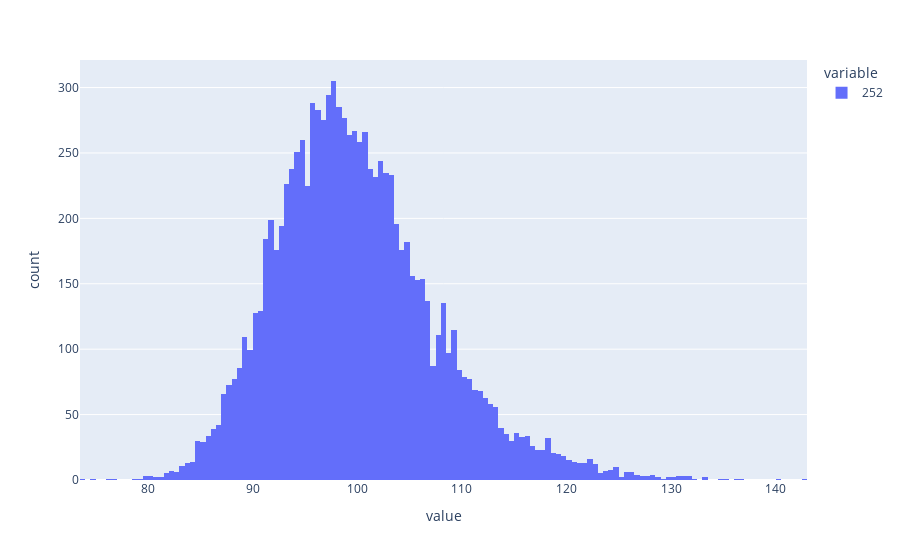

Source (notebook cell):
### Code cell
px.histogram(ST)

### Figure 1 — Plotly figure (JSON) as saved in the notebook; plotly's stock layout.template omitted (floating-point values rounded to 4 significant figures; data arrays with more than 128 entries replaced by an {"elided": "..."} marker saying what was removed)
{"data": [{"alignmentgroup": "True", "bingroup": "x", "hovertemplate": "variable=252<br>value=%{x}<br>count=%{y}<extra></extra>", "legendgroup": "252", "marker": {"color": "#636efa", "pattern": {"shape": ""}}, "name": "252", "offsetgroup": "252", "orientation": "v", "showlegend": true, "type": "histogram", "x": {"elided": "10000 float values"}, "xaxis": "x", "yaxis": "y"}], "layout": {"barmode": "relative", "legend": {"title": {"text": "variable"}, "tracegroupgap": 0}, "margin": {"t": 60}, "xaxis": {"anchor": "y", "domain": [0, 1], "title": {"text": "value"}}, "yaxis": {"anchor": "x", "domain": [0, 1], "title": {"text": "count"}}}}
